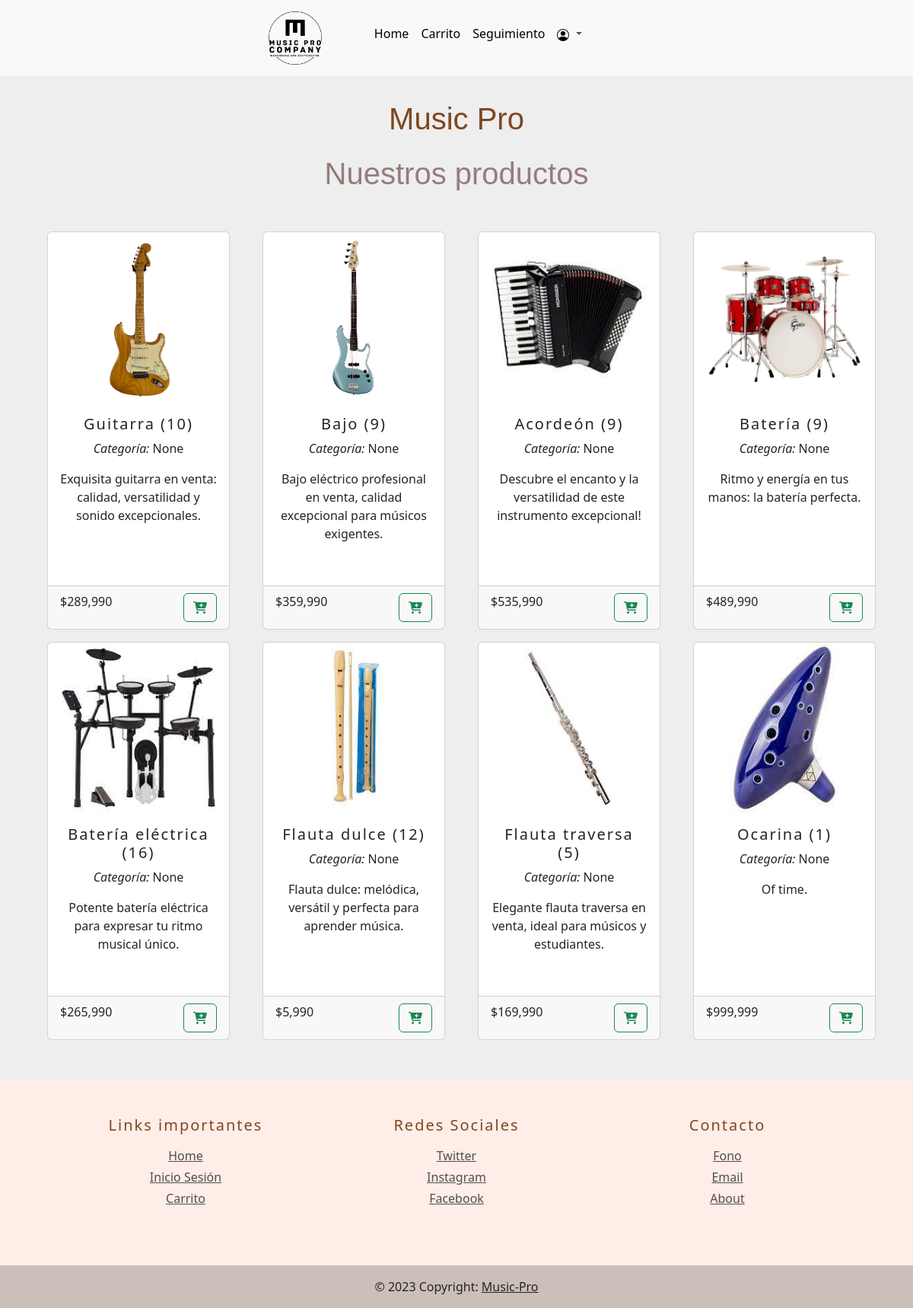
/, run on an earlier commit of the app's database.
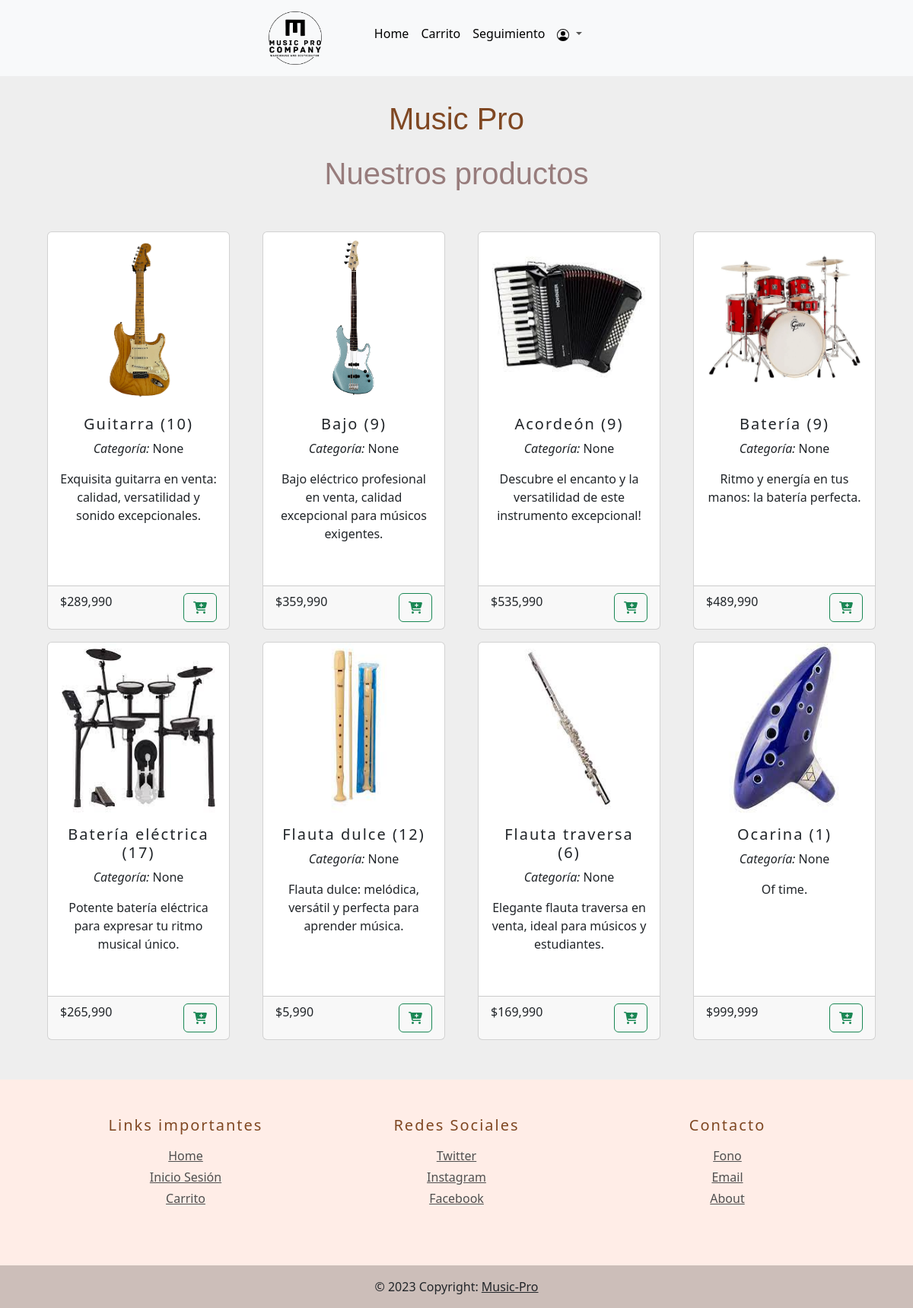
And on a later commit of the database.
### MusicPro/models.py (models this page shows, shortened)
class Producto(models.Model):
    id = models.AutoField(primary_key=True, unique=True)
    nombre = models.CharField(max_length=50)
    precio = models.IntegerField()
    descripcion = models.TextField()
    imagen = models.ImageField(upload_to='productos', null=True)
    cantidad = models.IntegerField(default=0)
    tipo_instrumento = models.CharField(max_length=50, null=True)

### MusicPro/views.py (the view)
# urls.py: 2. Add a URL to urlpatterns:  path('', views.home, name='home')
def home(request):
    productos = Producto.objects.all()
    return render(request, 'home.html', {'productos': productos})

### MusicPro/templates/home.html (shortened to what this page needs)
{% extends "baseHome.html" %}
{% block content %}
{% load humanize %}
<h1 id="tituloProductos">Nuestros productos</h1>
<div class="container py-4">
    <div class="row row-cols-1 row-cols-md-2 row-cols-lg-4 g-3 justify-content-center">
        {% for p in productos %}
        <div class="col">
            <div class="card h-100" id="cardProductos">
                <img src="{{p.imagen.url}}" class="card-img-top card-img-custom" alt="..." id="imgCard">
                <div class="card-body text-center">
                    <h5 class="card-title">{{ p.nombre | capfirst }} ({{ p.cantidad }})</h5>
                    <p class="card-text"><i>Categoría: </i>{{ p.tipo_instrumento | capfirst }}</p>
                    <p class="card-text">{{ p.descripcion | capfirst }}</p>
                </div>
                <div class="card-footer d-flex justify-content-between align-items-center">
                    <p class="price">${{ p.precio | intcomma:False }}</p>
                    <form action="/agregar_carrito/{{p.id}}" method="get">
                        <button type="submit" class="btn btn-outline-success" aria-label="Agregar Carrito">
                            <i class="fas fa-cart-plus"></i>
                        </button>
                    </form>
                </div>
            </div>
        </div>
        {% endfor %}
    </div>
</div>
{% endblock %}

What changed in the data, as far as the page shows it:
changed Producto "Batería eléctrica": cantidad "16" → "17"
changed Producto "Flauta traversa": cantidad "5" → "6"
